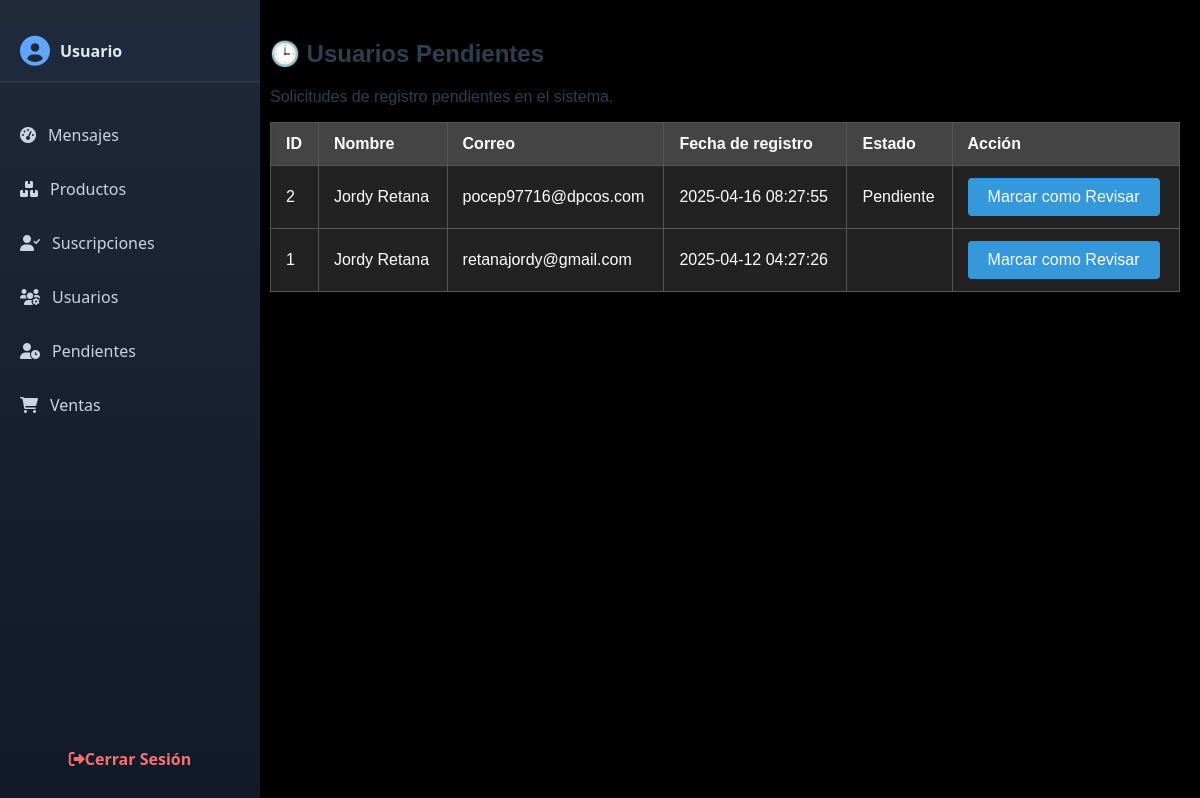
The app's page /FINAL/dashboard/sections/usuarios_pendientes.php with its own data.
### tables this page shows
CREATE TABLE `usuarios_pendientes` (
  `id` int(11) NOT NULL,
  `first_name` varchar(100) NOT NULL,
  `last_name` varchar(100) NOT NULL,
  `email` varchar(255) NOT NULL,
  `fecha_registro` timestamp NOT NULL DEFAULT current_timestamp(),
  `estado` enum('pendiente','activado') DEFAULT 'pendiente'
);

### FINAL/dashboard/sections/usuarios_pendientes.php (the view, shortened to what this page needs)
<?php
$conn = getDBConnection();
$resultado = $conn->query("SELECT * FROM usuarios_pendientes ORDER BY fecha_registro DESC");
require_once 'C:/xampp/htdocs/FINAL/dashboard/includes/header.php';
require_once 'C:/xampp/htdocs/FINAL/dashboard/includes/sidebar.php';
?>
<div class="main-content">
    <h2 class="mb-4 text-white">🕒 Usuarios Pendientes</h2>
    <p class="text-white">Solicitudes de registro pendientes en el sistema.</p>
    <div class="table-responsive bg-dark text-white p-3 rounded shadow">
        <table class="table table-dark table-striped table-bordered">
            <thead>
                <tr>
                    <th>ID</th>
                    <th>Nombre</th>
                    <th>Correo</th>
                    <th>Fecha de registro</th>
                    <th>Estado</th>
                    <th>Acción</th>
                </tr>
            </thead>
            <tbody>
                <?php while ($fila = $resultado->fetch_assoc()): ?>
                    <tr>
                        <td><?= $fila['id'] ?></td>
                        <td><?= htmlspecialchars($fila['first_name'] . ' ' . $fila['last_name']) ?></td>
                        <td><?= htmlspecialchars($fila['email']) ?></td>
                        <td><?= $fila['fecha_registro'] ?></td>
                        <td><span class="badge bg-warning text-dark"><?= ucfirst($fila['estado']) ?></span></td>
                        <td>
                            <?php if ($fila['estado'] != 'revisar'): ?>
                                <form method="POST" action="/FINAL/dashboard/api/usuarios/revisar.php">
                                    <button type="submit" class="btn btn-sm btn-outline-info">Marcar como Revisar</button>
                                </form>
                            <?php else: ?>
                                <span class="text-success">✓ Revisado</span>
                            <?php endif; ?>
                        </td>
                    </tr>
                <?php endwhile; ?>
            </tbody>
        </table>
    </div>
</div>
<?php require_once 'C:/xampp/htdocs/FINAL/dashboard/includes/footer.php'; ?>

### FINAL/dashboard/assets/css/styles.css (style rules this page uses)
body { background-color: #121212; color: #fff; font-family: 'Arial', sans-serif; margin: 0; padding: 0; }
.main-content { margin-left: 250px; padding: 20px; background-color: #000000; min-height: 100vh; transition: all 0.3s ease; color: #2c3e50; }
.btn { background: #3498db; color: white; border: none; padding: 10px 20px; border-radius: 4px; cursor: pointer; font-size: 16px; }
table { width: 100%; border-collapse: collapse; margin-top: 20px; }
table th, table td { padding: 12px 15px; text-align: left; border: 1px solid #555; color: #fff; }
table th { background-color: #444; }
table td { background-color: #222; }
table { width: 100%; border-collapse: collapse; margin-top: 10px; }
th, td { padding: 10px; border: 1px solid #444; text-align: left; }
th { background: #222; color: #00e0ff; }
td { background: #111; }

### records on screen
usuarios_pendientes: id "2", first_name+last_name "Jordy Retana", email "pocep97716@dpcos.com", fecha_registro "2025-04-16 08:27:55", estado "Pendiente"
usuarios_pendientes: id "1", first_name+last_name "Jordy Retana", email "retanajordy@gmail.com", fecha_registro "2025-04-12 04:27:26"

### other values on screen
$current_user "Usuario"
